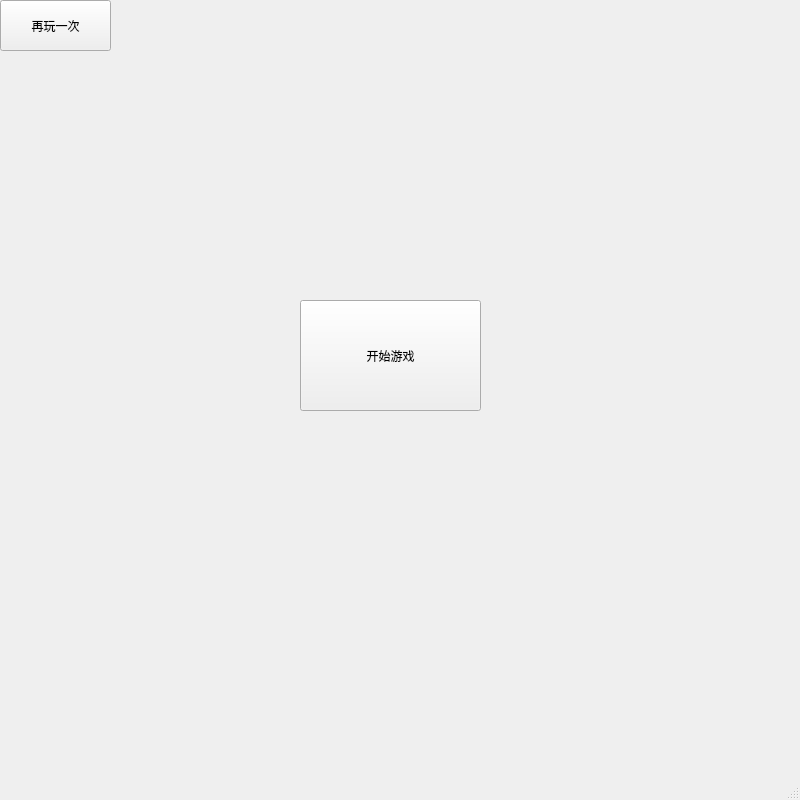
<?xml version="1.0" encoding="UTF-8"?>
<ui version="4.0">
 <class>MainWindow</class>
 <widget class="QMainWindow" name="MainWindow">
  <property name="geometry">
   <rect>
    <x>0</x>
    <y>0</y>
    <width>800</width>
    <height>800</height>
   </rect>
  </property>
  <property name="windowTitle">
   <string>MainWindow</string>
  </property>
  <widget class="QWidget" name="centralwidget">
   <widget class="QPushButton" name="startgame">
    <property name="geometry">
     <rect>
      <x>300</x>
      <y>300</y>
      <width>181</width>
      <height>111</height>
     </rect>
    </property>
    <property name="text">
     <string>开始游戏</string>
    </property>
   </widget>
   <widget class="QPushButton" name="replay">
    <property name="geometry">
     <rect>
      <x>0</x>
      <y>0</y>
      <width>111</width>
      <height>51</height>
     </rect>
    </property>
    <property name="text">
     <string>再玩一次</string>
    </property>
   </widget>
  </widget>
  <widget class="QMenuBar" name="menubar">
   <property name="geometry">
    <rect>
     <x>0</x>
     <y>0</y>
     <width>800</width>
     <height>28</height>
    </rect>
   </property>
  </widget>
  <widget class="QStatusBar" name="statusbar"/>
 </widget>
 <resources/>
 <connections>
  <connection>
   <sender>startgame</sender>
   <signal>clicked()</signal>
   <receiver>startgame</receiver>
   <slot>hide()</slot>
   <hints>
    <hint type="sourcelabel">
     <x>344</x>
     <y>419</y>
    </hint>
    <hint type="destinationlabel">
     <x>463</x>
     <y>328</y>
    </hint>
   </hints>
  </connection>
  <connection>
   <sender>replay</sender>
   <signal>clicked()</signal>
   <receiver>replay</receiver>
   <slot>hide()</slot>
   <hints>
    <hint type="sourcelabel">
     <x>448</x>
     <y>617</y>
    </hint>
    <hint type="destinationlabel">
     <x>516</x>
     <y>625</y>
    </hint>
   </hints>
  </connection>
 </connections>
</ui>
